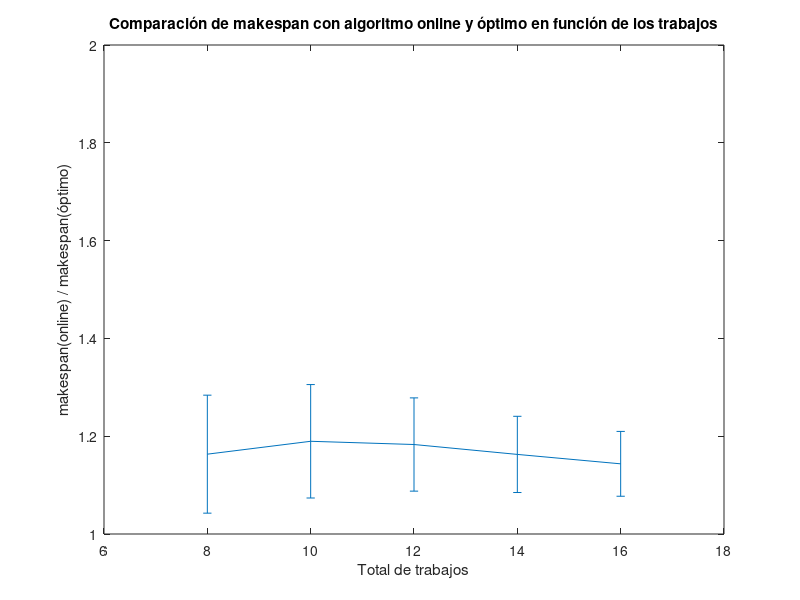

MATLAB code for this plot:
load E4M8J;
load E4M10J;
load E4M12J;
load E4M14J;
load E4M16J;

r8 = E4M8J(:,2)./E4M8J(:,1);
r10 = E4M10J(:,2)./E4M10J(:,1);
r12 = E4M12J(:,2)./E4M12J(:,1);
r14 = E4M14J(:,2)./E4M14J(:,1);
r16 = E4M16J(:,2)./E4M16J(:,1);

m(1) = mean(r8);
m(2) = mean(r10);
m(3) = mean(r12);
m(4) = mean(r14);
m(5) = mean(r16);

s(1) = std(r8);
s(2) = std(r10);
s(3) = std(r12);
s(4) = std(r14);
s(5) = std(r16);

x = 8:2:16;

# plot(x, m, '-o')
errorbar(x, m, s)
axis([6 18 1 2])
title ("Comparación de makespan con algoritmo online y óptimo en función de los trabajos");
xlabel ("Total de trabajos");
ylabel ("makespan(online) / makespan(óptimo)");
print -dsvg fig1.svg
